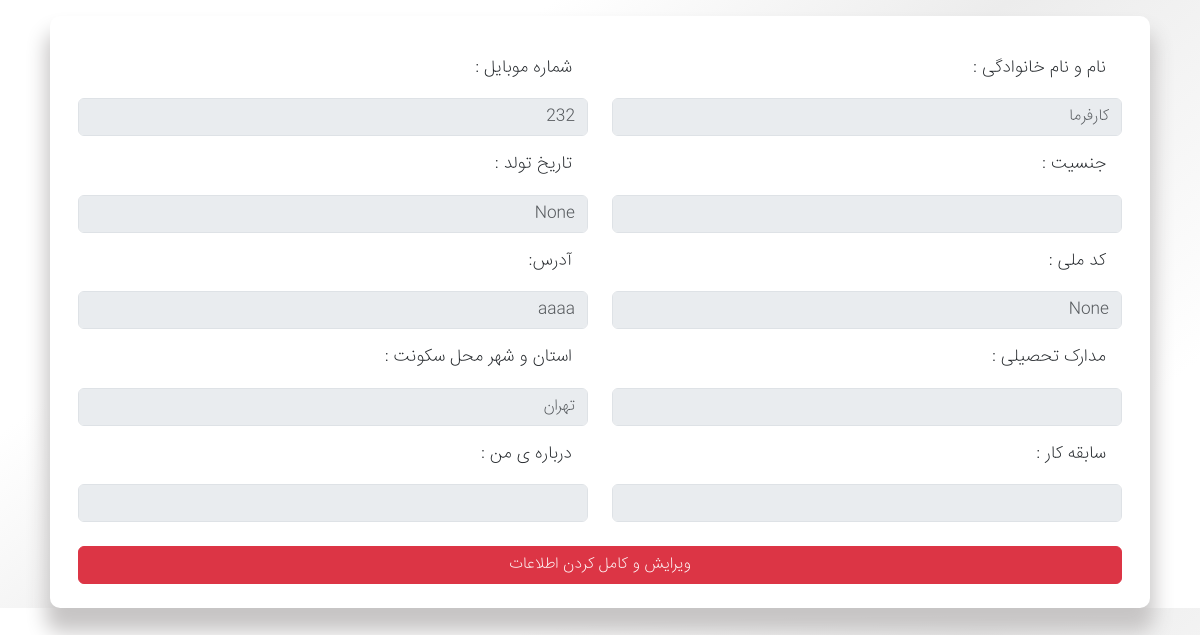
The app's page /user/servicer/ (signed in) with its own data.
### account_module/models.py (models this page shows, shortened)
class User(AbstractUser):
    avatar = models.ImageField(max_length=20, verbose_name='تصویر پروفایل', null=True, blank=True)
    fullname = models.CharField(max_length=100, verbose_name='نام و نام خانوادگی')
    city = models.CharField(max_length=100, verbose_name='استان و شهر', null=True, blank=True)
    email_active_code = models.CharField(max_length=100, verbose_name='کد فعالسازی ایمیل')
    address = models.TextField(null=True, blank=True, verbose_name='آدرس')
    national_number = models.IntegerField(null=True, blank=True, verbose_name='شماره ملی')
    mobile_number = models.IntegerField(null=True, blank=True, verbose_name='شماره موبایل')
    birth_date = models.CharField(max_length=40, null=True, blank=True, verbose_name='تاریخ تولد')
    is_servicer = models.BooleanField(verbose_name='خدمات دهنده', default=False)
    class Meta:
        verbose_name = 'کاربر'
        verbose_name_plural = 'کاربران'

### user_panel_module/views.py (the view)
# urls.py: path('servicer/', views.ServicerPanelDashboardPage.as_view(), name='servicer_panel'),
class ServicerPanelDashboardPage(TemplateView):
    template_name = 'servicer/user_panel.html'

### user_panel_module/templates/servicer/user_panel.html (shortened to what this page needs)
{% extends 'shared/_layout.html' %}
{% load render_partial %}
{% block main %}
    <main>
    <div class="container mt-3">
        <div class="row mx-2">
            <div class="col panel-main">
                <div class="user-info-container">
                    <div>
                        <div class="mt-4 px-3 pb-4 form-group">
                            <div class="row">
                                <div class="col-lg-6">
                                    <div class="d-flex justify-content-between">
                                        <label class="p-3">نام و نام خانوادگی :</label>
                                    </div>
                                    <input type="text" class="form-control" placeholder="{{ user.fullname }}"  disabled>
                                    <div class="d-flex justify-content-between">
                                        <label class="p-3">جنسیت :</label>
                                    </div>
                                    <input type="email" class="form-control" placeholder="{{ request.session.servicer_info.gender }}" disabled>
                                    <div class="d-flex justify-content-between">
                                        <label class="p-3">کد ملی :</label>
                                    </div>
                                    <input type="text" class="form-control" placeholder="{{ user.national_number }}" disabled>
                                </div>
                                <div class="col-lg-6">
                                    <div class="d-flex justify-content-between">
                                        <label class="p-3">شماره موبایل :</label>
                                    </div>
                                    <input type="text" class="form-control" placeholder="{{ user.mobile_number }}" disabled>
                                    <div class="d-flex justify-content-between ">
                                        <label class="p-3">تاریخ تولد :</label>
                                    </div>
                                    <input type="text" class="form-control" placeholder="{{ user.birth_date }}" disabled>
                                    <div class="d-flex justify-content-between">
                                        <label class="p-3">آدرس:</label>
                                    </div>
                                    <input type="text" class="form-control" placeholder="{{ user.address }}" disabled>
                                </div>
                                <div class="col-lg-6">
                                    <div class="d-flex justify-content-between ">
                                        <label class="p-3"> مدارک تحصیلی :</label>
                                    </div>
                                    <input type="text" class="form-control" placeholder="{{ request.session.servicer_info.certificate }}" disabled>
                                    <div class="d-flex justify-content-between">
                                        <label class="p-3">سابقه کار :</label>
                                    </div>
                                    <input type="text" class="form-control" placeholder="{{ request.session.servicer_info.experience }}" disabled>
                                </div>
                                <div class="col-lg-6">
                                    <div class="d-flex justify-content-between ">
                                        <label class="p-3">استان و شهر محل سکونت :</label>
                                    </div>
                                    <input type="text" class="form-control" placeholder="{{ user.city }}" disabled>
                                    <div class="d-flex justify-content-between">
                                        <label class="p-3">درباره ی من :</label>
                                    </div>
                                    <input type="text" class="form-control" placeholder="{{ request.session.servicer_info.description }}" disabled>
                                </div>
                                <a href="{% url 'edit_servicer_page' %}"><button type="submit" class="btn btn-danger mt-4 w-100">ویرایش و کامل کردن اطلاعات</button></a>
                            </div>
                        </div>
                    </div>
                </div>
            </div>
        </div>
    </div>
</main>
{% endblock %}

### static/css/style.css (style rules this page uses)
* { margin: 0; padding: 0; font-family: 'IRANSans', sans-serif; box-sizing: border-box; direction: rtl; }
html { scroll-behavior: smooth; }
body { overflow-x:hidden; font-size: 16px; background: rgb(255,255,255); background: linear-gradient(142deg, rgba(255,255,255,1) 28%, rgba(236,236,236,1) 51%, rgba(255,255,255,1) 84%); }
a { text-decoration: none !important; color: #181818; }
.panel-main { background-color: white; border-radius: 10px; height: fit-content; box-shadow: 0 20px 20px .25rem #c7c5c5; }
.user-info-container label { font-size: 1.1rem; }

### records on screen
User: fullname "کارفرما", national_number "None", mobile_number "232", birth_date "None", address "aaaa", city "تهران"
